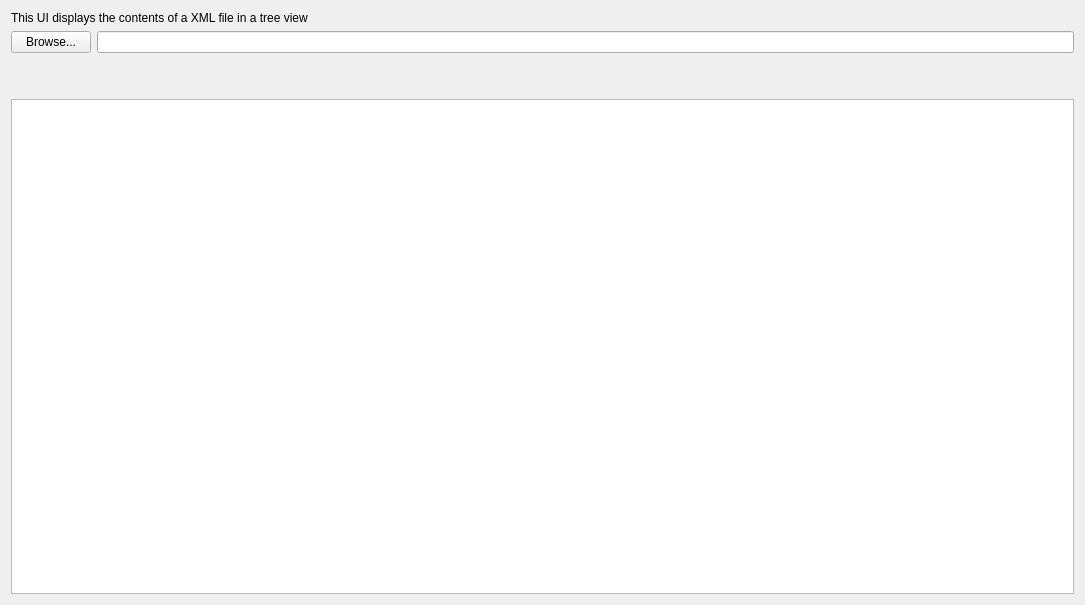
<?xml version="1.0" encoding="UTF-8"?>
<ui version="4.0">
 <class>CDOMView</class>
 <widget class="QWidget" name="CDOMView">
  <property name="geometry">
   <rect>
    <x>0</x>
    <y>0</y>
    <width>1085</width>
    <height>605</height>
   </rect>
  </property>
  <property name="windowTitle">
   <string>Form</string>
  </property>
  <layout class="QVBoxLayout" name="verticalLayout">
   <item>
    <widget class="QLabel" name="label">
     <property name="text">
      <string>This UI displays the contents of a XML file in a tree view</string>
     </property>
    </widget>
   </item>
   <item>
    <layout class="QVBoxLayout" name="verticalLayout_2">
     <item>
      <layout class="QHBoxLayout" name="horizontalLayout">
       <item>
        <widget class="QPushButton" name="browseFile">
         <property name="minimumSize">
          <size>
           <width>80</width>
           <height>0</height>
          </size>
         </property>
         <property name="maximumSize">
          <size>
           <width>80</width>
           <height>16777215</height>
          </size>
         </property>
         <property name="text">
          <string>Browse...</string>
         </property>
        </widget>
       </item>
       <item>
        <widget class="QLineEdit" name="fileName"/>
       </item>
      </layout>
     </item>
    </layout>
   </item>
   <item>
    <spacer name="verticalSpacer">
     <property name="orientation">
      <enum>Qt::Vertical</enum>
     </property>
     <property name="sizeType">
      <enum>QSizePolicy::Minimum</enum>
     </property>
     <property name="sizeHint" stdset="0">
      <size>
       <width>20</width>
       <height>40</height>
      </size>
     </property>
    </spacer>
   </item>
   <item>
    <widget class="QTreeView" name="treeView"/>
   </item>
  </layout>
 </widget>
 <resources/>
 <connections/>
</ui>
